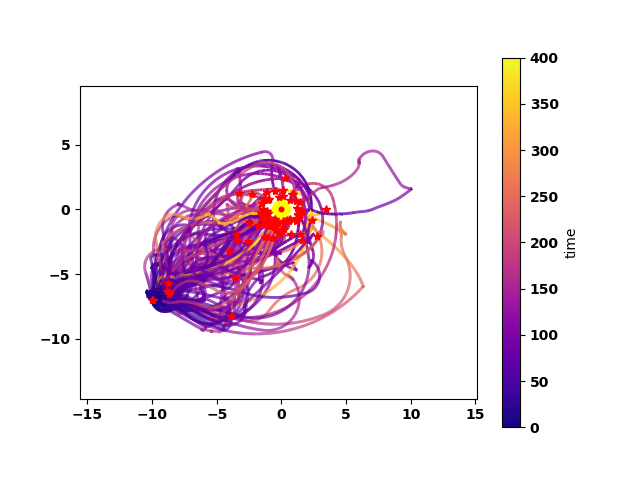

This chart was generated by the following Python code:
import sys
# path folder which contains situsim_v1_2
sys.path.insert(1, '..')
sys.path.insert(1, '../situsim_extensions')
from situsim_v1_2 import *
import pygame
import matplotlib.pyplot as plt
import time
import random
import copy

from plots2 import *
from disturbances import *

# A subclass of Controller, which implements Braitenberg's aggressor (i.e. lightseeker)
class HillClimberController(Controller):

    # init controller with passed in noisemakers and control parameters
    def __init__(self, left_noisemaker=None, right_noisemaker=None, gain=1):
        # NOTE: THIS CALL TO SUPER MUST BE HERE FOR NOISYCONTROLLERS!
        super().__init__(left_noisemaker, right_noisemaker) # call NoisyController.__init__() to set up noisemakers
        self.gain = gain
        self.left_gain_1 = 0.0
        self.right_gain_1 = 0.0

        self.left_gain_2 = 0.0
        self.right_gain_2 = 0.0

        self.max_gain = 1.0
        self.last_fitness = -99999999.0

    # step method. depending on the values of speed and ratio, the robot will drive along a circular path
    #   - but noise will be added to the control outputs, so the robot might not achieve its goal!
    def step(self, inputs, dt):
        if len(self.inputs) > 3:
            fitness = self.fitness(inputs)
            scores = [np.sum(x) for x in self.inputs[-3:]]
            
            prev_score = np.sum(scores[:3])
            curr_score = np.sum(scores[1:3]) + np.sum(inputs)

            #All is good
            # if prev_score < curr_score:
            if fitness > self.last_fitness:
                self.left_gain_2 = self.left_gain_1
                self.right_gain_2 = self.right_gain_1
                self.max_gain = 1.0
                print("inactive")
                self.last_fitness = fitness
            #All is bad
            else:
                print("active")
                if random.uniform(0, 1) > 0.5:
                    self.left_gain_1 = random.uniform(-1, 1)# + self.left_gain_2 
                    self.left_gain_1 = max(-self.max_gain, self.left_gain_1)
                    self.left_gain_1 = min(self.max_gain, self.left_gain_1)
                else:
                    self.right_gain_1 = random.uniform(-1, 1)# + self.right_gain_2
                    self.right_gain_1 = max(-self.max_gain, self.right_gain_1)
                    self.right_gain_1 = min(self.max_gain, self.right_gain_1)
                
                self.max_gain += 0.1


            # set left motor speed
            self.left_speed_command = self.left_gain_1 #* (self.gain * inputs[1])
            # set right motor speed
            self.right_speed_command = self.right_gain_1 #* (self.gain * inputs[0])
        
        print(self.inputs[-1])

        return super().step(inputs, dt)
    
    def fitness(self, inputs):
        sensor_values = [np.sum(x) for x in self.inputs[-3:]]
        dv_dt = np.diff(sensor_values, 1)
        ddv_dt = np.diff(dv_dt, 1)

        print(dv_dt)
        print(ddv_dt)
        return dv_dt[0]
            
        # prev_score = np.sum(scores[:5])
        # curr_score = np.sum(scores[1:5]) + np.sum(inputs)

# set up the pygame window, if we are animating the simulation
def setup_pygame_window(screen_width):
    # initialise pygame and set parameters
    pygame.init()
    screen = pygame.display.set_mode([screen_width, screen_width])
    pygame.display.set_caption("SituSim: sensory inversion challenge")
    # scale factor and offsets for converting simulation coordinates to pygame animation display coordinates
    pygame_scale = 30
    pygame_x_offset = screen_width/2
    pygame_y_offset = screen_width/2

    return screen

# draw SituSim systems in pygame window
def pygame_drawsim(screen, systems, width, paused, delay):

    running = True

    for event in pygame.event.get():
        if event.type == pygame.QUIT or (event.type == pygame.KEYDOWN and event.key == pygame.K_ESCAPE):
            running = False
        elif event.type == pygame.KEYDOWN:
            if event.key == pygame.K_SPACE:
                paused = not paused
            elif event.key == pygame.K_UP:
                delay -= 1
            elif event.key == pygame.K_DOWN:
                delay += 1

    delay = np.max([delay, 0])

    time.sleep(delay/100)

    screen.fill('black')

    # initial scale factor and offsets for converting simulation coordinates
    # to pygame animation display coordinates
    pygame_x_offset = width/2
    pygame_y_offset = width/2

    # find extremes of system trajectories for resizing animation window
    max_xs = []
    max_ys = []
    for system in systems:
        if system.has_position:
            max_xs.append(max(np.abs(system.xs)))
            max_ys.append(max(np.abs(system.ys)))

    # reset scale according to where systems are and have been
    pygame_scale = width / (2 * max(max(max_xs), max(max_ys)) + 1)

    # draw all systems
    for system in systems:
        system.pygame_draw(screen, scale=pygame_scale, shiftx=pygame_x_offset, shifty=pygame_y_offset)

    # flip the pygame display
    screen.blit(pygame.transform.flip(screen, False, True), (0, 0))
    # update the pygame display
    pygame.display.update()

    return running, paused, delay

# get a noisemaker. used here for robot's motors, but could also be used for its
# sensors or controllers. this is only for convenience - for all except the
# BrownNoiseSource, it would be better to have more control over the parameters
def get_noisemaker(noise_type, noise_param):
    noisemaker = None
    if noise_param > 0:
        if noise_type == 'brown':
            noisemaker = BrownNoiseSource(noise_param)
        elif noise_type == 'white':
            noisemaker = WhiteNoiseSource(min_val=-noise_param, max_val=noise_param)
        elif noise_type == 'spike':
            noisemaker = SpikeNoiseSource(prob=0.05, pos_size=noise_param, neg_size=-noise_param)
    return noisemaker

# main function, to run simulation and generate plots
def run_simulation_once(screen_width,
                        controller,
                        animate=False,
                        field_of_view=0.9*np.pi,
                        left_sensor_angle=np.pi/4,
                        right_sensor_angle=-np.pi/4,
                        duration=60,
                        left_motor_noise=0.1,
                        right_motor_noise=0.1,
                        noise_type='brown',
                        disturb_times=[]
                        ):

    # get noisemakers for robot's motors
    left_motor_noisemaker = get_noisemaker(noise_type, left_motor_noise)
    right_motor_noisemaker = get_noisemaker(noise_type, right_motor_noise)

    # set up light sources
    light_sources = [LightSource(x=0, y=0, brightness=2)]

    # robots are always started from a position and orientation where they can see the light
    # it might be better if they started from all sides of the light, but this is slightly easier and roughly the
    # same
    x = -10
    y = random_in_interval(-7, 7)
    theta = random_in_interval(-np.pi/2, np.pi/2)  # at least one sensor should always have the light in view from here

    # construct the robot
    robot = Robot(x=x, y=y, theta=theta,
                  controller=controller,
                  field_of_view=field_of_view,
                  left_light_sources=light_sources,
                  right_light_sources=light_sources,
                  left_sensor_angle=left_sensor_angle,
                  right_sensor_angle=right_sensor_angle,
                  left_motor_inertia=0,
                  right_motor_inertia=0,
                  left_motor_noisemaker=left_motor_noisemaker,
                  right_motor_noisemaker=right_motor_noisemaker
                  )

    # unlike some other disturbances, the SensoryInversionDisturbanceSource is a one-shot disturbance;
    # it doesn't happen repeatedly in a specified interval. for this reason, it is only passed start_times, and no
    # end_times
    # at each start_time, the connections between sensors and motors are effectively swapped, turning a
    # light-seeking robot to a light-avoiding one, or vice versa
    disturb = bool(disturb_times) # only disturb if the times list is not empty
    if disturb:
        disturbance = SensoryInversionDisturbanceSource(robot, start_times=copy.deepcopy(disturb_times)) # disturb once, half-way through
        # disturbance =  MovingSensorDisturbanceSource(robot, start_times=copy.deepcopy(disturb_times))
        # disturbance = SpikeNoiseDisturbanceSource(robot, start_times=[10,20,30,40,50])

    # create list of agents - even though we only have one here, I always code
    # using a list, as it makes it easy to add more agents
    agents = [robot]

    # only run pygame code if animating the simulation
    if animate:
        screen = setup_pygame_window(screen_width)

    # animation variables
    delay = 0 # can be used to slow animation down
    running = True # can be used to exit animation early
    paused = False # can be used to pause simulation/animation

    # prepare simulation time variables
    t = 0
    ts = [t]
    dt = 0.1
    # begin simulation main loop
    while t < duration and running:

        # only move simulation forwards in time if not paused
        if not paused:
            print("time: ", t)

            # step disturbance
            if disturb:
                disturbance.step(dt)

            # step all robots
            for agent in agents:
                agent.step(dt)

            # increment time variable and store in ts list for plotting later
            t += dt
            ts.append(t)

        # only run pygame code if animating the simulation
        if animate:
            running, paused, delay = pygame_drawsim(screen, agents + light_sources, screen_width, paused, delay)
    # simulation has completed

    # only run pygame code if animating the simulation
    if animate:
        # Quit pygame.
        pygame.display.quit()
        pygame.quit()

    return ts, agents, light_sources

# plot outputs for all robots
# - note: these are not all of the outputs which we can plot,
# but they are the ones which will always be available,
# and which we will probably look at the most
def do_plots(all_ts, agents, light_sources):

    # parameters for plots
    plt.rcParams["font.weight"] = "bold"
    font_size = 18

    plot_all_agents_trajectories(all_ts, agents, light_sources, draw_agents=False)
    # plot_all_robots_motors(all_ts, agents)

    plt.show()

'''

select controller and parameters and run simulation

'''
def run_sim(runs=1, animate=True, disturb_times=[], left_motor_noise=0.1, right_motor_noise=0.1, noise_type='brown'):
    # set noise levels for controller outputs
    left_noise = 0
    right_noise = 0

    all_robots = []
    all_ts = []

    # run the simulation the specified number of times
    for i in range(runs):

        # NOTE: ALL SYSTEMS ARE CREATED INSIDE THIS LOOP, OR IN FUNCTIONS CALLED BY IT
        # - if we created a system outside of this loop, e.g. one of the noisemakers,
        # then it would be used in every run

        field_of_view = 0.9*np.pi
        left_sensor_angle = np.pi/4
        right_sensor_angle = -np.pi/4

        # create a controller object to pass to the robot
        controller = HillClimberController(gain=2)

        # if you uncomment this line, only the first run of the simulation will be animated
        animate = animate and i == 0

        duration = 400 # longer for monocular controller

        # use a copy of the disturb_times for every run
        # - this is required due to what *seemed like* a good idea when I first
        #   programmed the DisturbanceSource class - times get popped from the lists
        #   as they are used, meaning the lists can only be used once (doh!)
        disturb_times2 = [50]
        for t in disturb_times:
            disturb_times2.append(t)

        # run the simulation once, with the given parameters
        ts, robots, light_sources = run_simulation_once(screen_width=700,
                                                        controller=controller,
                                                        animate=animate,
                                                        field_of_view=field_of_view,
                                                        left_sensor_angle=left_sensor_angle,
                                                        right_sensor_angle=right_sensor_angle,
                                                        duration=duration,
                                                        left_motor_noise=left_motor_noise,
                                                        right_motor_noise=right_motor_noise,
                                                        noise_type=noise_type,
                                                        disturb_times=disturb_times2
                                                        )

        # d_input_left = np.array(controller.inputs)[:,0]
        # d_input_right = np.array(controller.inputs)[:,1]
        # d_input = d_input_left - d_input_right

        # N = 10
        # d_input = np.convolve(d_input, np.ones(N)/N, mode='same')

        # d_output_left = np.array(controller.left_speed_commands)[:]
        # d_output_right = np.array(controller.right_speed_commands)[:]
        # d_output = d_output_left - d_output_right

        # d_output = np.convolve(d_output, np.ones(N)/N, mode='same')
        
        # din1 = np.diff(d_input)
        # din2 = np.diff(din1)
        # dout1 = np.diff(d_output)
        # dout2 = np.diff(dout1)
        # print(din1, din2, np.sum(np.sign(din2)))
        # print(dout1, dout2, np.sum(np.sign(dout2)))

        # plt.plot(np.linspace(0, 200, len(din1)), din1)#d_input_left*d_output_right)
        # plt.plot(np.linspace(0, 200, len(d_input_left)), d_input_left, color='orange')
        # plt.plot(np.linspace(0, 200, len(d_input_left)), d_output_left, color='r')

        # plt.plot(np.linspace(0, 200, len(d_input_left)), d_input_right, color='g')
        # plt.plot(np.linspace(0, 200, len(d_input_left)), d_output_right, color='b')
        # plt.show()

        all_robots = all_robots + robots
        all_ts.append(ts)

    do_plots(all_ts, all_robots, light_sources)

# run the simulation
run_sim(runs=10, animate=True, disturb_times=[],
        left_motor_noise=0.0, right_motor_noise=0.0, noise_type='brown')
